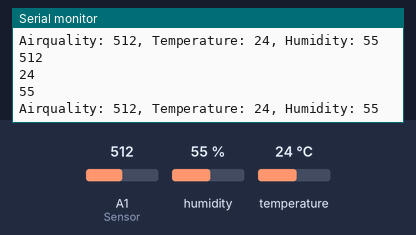
Bench run of a sketch on a simulated Arduino Uno, built with avr-gcc and run on an emulated ATmega328P. On the bench: the last lines printed to the serial monitor. Inputs (shaded band) come from the test bench; at power-on: A1 (Sensor) = 512, humidity 55 %, temperature 24 °C.

Above: at 1.2 s.
1.3 s: A1 (Sensor) set to 11
At 1.73 s:
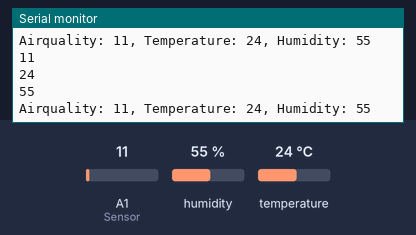
2.8 s: A1 (Sensor) set to 8
At 3.02 s:
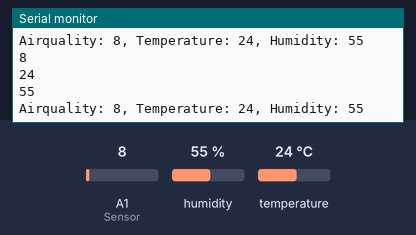
16.3 s: A1 (Sensor) set to 106
At 17.61 s:
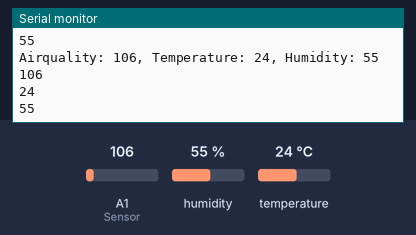
22.3 s: A1 (Sensor) set to 91
At 22.5 s:
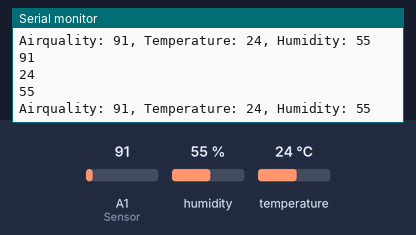
Timing chart, 0 to 25.3 s (numbered marks = the images above; inputs shaded):
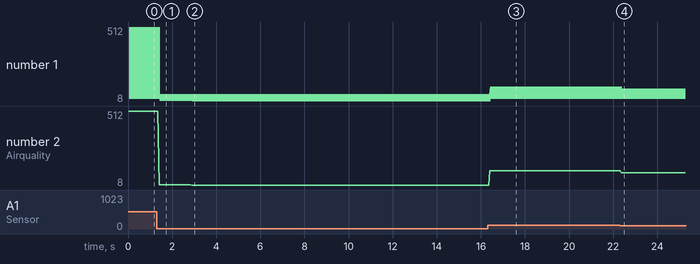

The sketch:

Arduino_Code.ino
```cpp
#include <SoftwareSerial.h>
#include <DHT.h>
#include <Wire.h>

#define DHTPIN 2 // Sensor Input pin Connection to Arduino
#define DHTTYPE DHT11 // Sensor Input pin Connection to Arduino

DHT dht(DHTPIN, DHTTYPE);

void setup() {
  pinMode(A1,INPUT);
  Serial.begin(9600);
  Wire.begin(2);
  Wire.onRequest(Request);
  dht.begin();// Sensor Setup and Intalising
}

char air[5]; // How Many Character Send from Arduino to ESP8266 Mention in Digits
char temp[5]; // How Many Character Send from Arduino to ESP8266 Mention in Digits
char hum[5];  // How Many Character Send from Arduino to ESP8266 Mention in Digits

void loop() {
  char cdata; // Character Loop
  int airquality = analogRead(A1); // Mention In Integer form from data Recived by Sensor
  int temperature = dht.readTemperature(); // Mention In Integer form from data Recived by Sensor
  int humidity = dht.readHumidity(); // Mention In Integer form from data Recived by Sensor

  // Send the sensor data to the ESP8266
  Serial.print("Airquality: ");
  Serial.print(airquality);
  Serial.print(", Temperature: ");
  Serial.print(temperature);
  Serial.print(", Humidity: ");
  Serial.println(humidity);

   itoa(airquality,air,10);
    Serial.println(air);

    itoa(temperature,temp,10);
    Serial.println(temp);

    itoa(humidity,hum,10);
    Serial.println(hum);


}
void Request()
{
  Wire.write(air);
  Wire.write(",");
  Wire.write(temp);
  Wire.write(",");
  Wire.write(hum);
  Wire.write("\n");
}
```

Measured:
- the behaviour switches between 100 and 99 on A1 (Sensor) (found by bisection; images 3 and 4)
- after the input at 1.3 s, the serial monitor: prints a new line after 0.12 s (image 1)
- after the input at 2.8 s, the serial monitor: prints a new line after 0.09 s (image 2)
- after the input at 16.3 s, the serial monitor: prints a new line after 0.11 s (image 3)
- after the input at 22.3 s, the serial monitor: prints a new line after 0.07 s (image 4)
- plotted number 2: 512 → 11 after the input at 1.3 s, 11 → 8 after the input at 2.8 s, 8 → 106 after the input at 16.3 s, 106 → 91 after the input at 22.3 s
